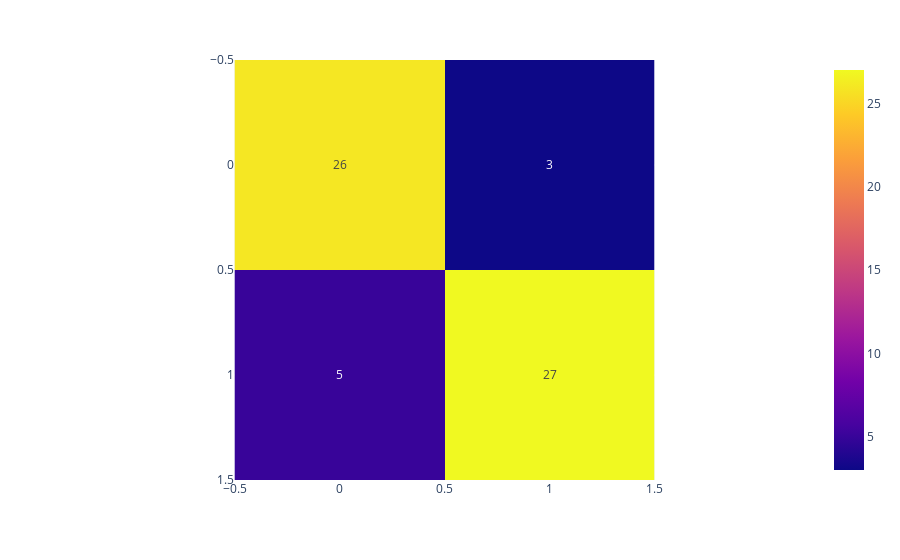

Notebook code cell kept with this figure:
### Code cell
fig = px.imshow(img=cm_naive_bayes_model, text_auto=True)
fig.show()

### Figure 1 — Plotly figure (JSON) as saved in the notebook; plotly's stock layout.template omitted (floating-point values rounded to 4 significant figures)
{"data": [{"coloraxis": "coloraxis", "hovertemplate": "x: %{x}<br>y: %{y}<br>color: %{z}<extra></extra>", "name": "0", "texttemplate": "%{z}", "type": "heatmap", "xaxis": "x", "yaxis": "y", "z": [[26, 3], [5, 27]]}], "layout": {"coloraxis": {"colorscale": [[0, "#0d0887"], [0.1111, "#46039f"], [0.2222, "#7201a8"], [0.3333, "#9c179e"], [0.4444, "#bd3786"], [0.5556, "#d8576b"], [0.6667, "#ed7953"], [0.7778, "#fb9f3a"], [0.8889, "#fdca26"], [1, "#f0f921"]]}, "margin": {"t": 60}, "xaxis": {"anchor": "y", "constrain": "domain", "domain": [0, 1], "scaleanchor": "y"}, "yaxis": {"anchor": "x", "autorange": "reversed", "constrain": "domain", "domain": [0, 1]}}}
